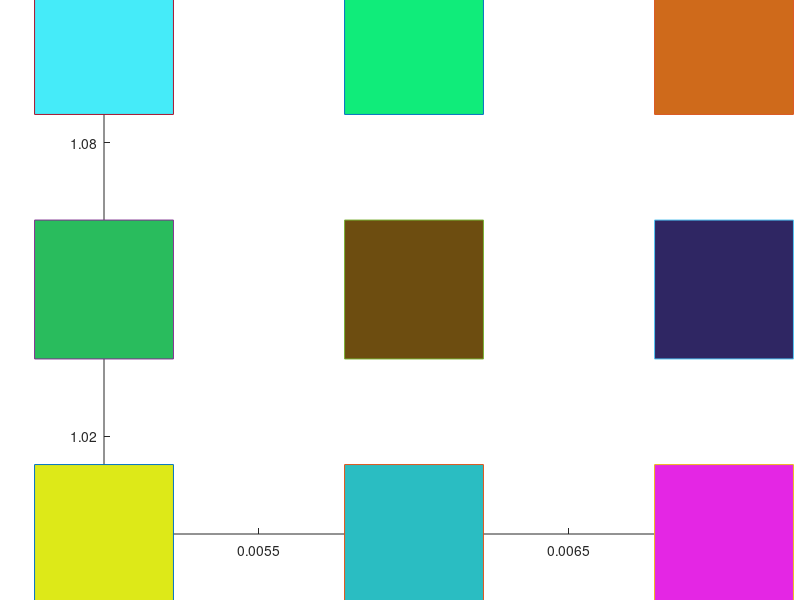
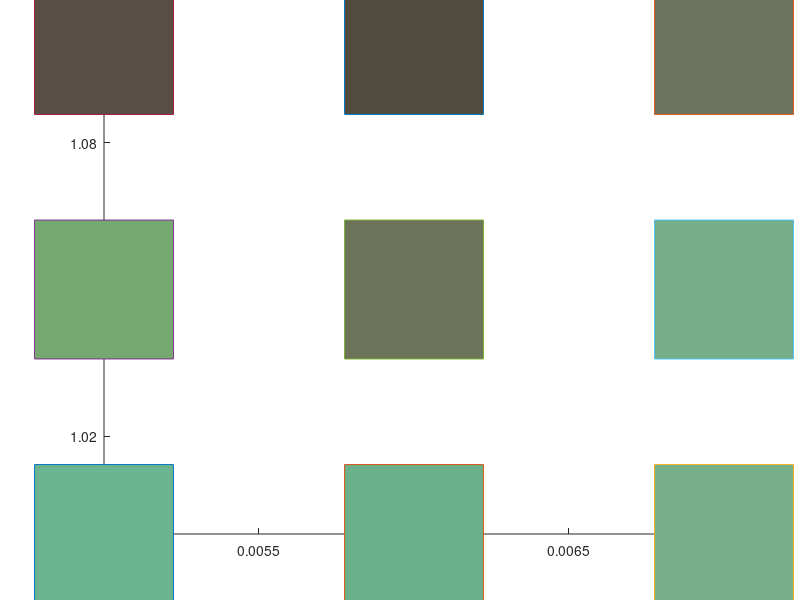

These figures' MATLAB source, in order:
clc;
clear;
T=100 ;
rd=2;
sigma_initial=0.005;
alpha_initial=0.1;
number_of_vectors=9;
number_of_neuorn_inputs=27;
neighbour_radius_initial=number_of_vectors/2;

%{
    for v=1:9 %number of input neuorns 
       for x=1:3
       l=input('x ');
        I(x,v)=l;
        
       end
       
end

disp(I)
%}
    
 sprev=rng(1,'v5uniform')
     I=rand(3,9)
figure(1);
title('before clustering');
hold on;

plot(0.005,1,'-s','MarkerSize',100,...
    'MarkerFaceColor',[ I(1,1) I(2,1) I(3,1)]);

plot(0.006,1,'-s','MarkerSize',100,...
    'MarkerFaceColor',[I(1,2) I(2,2) I(3,2)]);

plot(0.007,1,'-s','MarkerSize',100,...
    'MarkerFaceColor',[I(1,3) I(2,3) I(3,3)]);

plot(0.005,1.05,'-s','MarkerSize',100,...
    'MarkerFaceColor',[I(1,4) I(2,4) I(3,4)]);

plot(0.006,1.05,'-s','MarkerSize',100,...
    'MarkerFaceColor',[I(1,5) I(2,5) I(3,5)]);

plot(0.007,1.05,'-s','MarkerSize',100,...
    'MarkerFaceColor',[I(1,6) I(2,6) I(3,6)]);

plot(0.005,1.1,'-s','MarkerSize',100,...
    'MarkerFaceColor',[I(1,7) I(2,7) I(3,7)]);

plot(0.006,1.1,'-s','MarkerSize',100,...
    'MarkerFaceColor',[I(1,8) I(2,8) I(3,8)]);

plot(0.007,1.1,'-s','MarkerSize',100,...
    'MarkerFaceColor',[I(1,9) I(2,9) I(3,9)]);
 
hold off;

    

    
   sprev=rng(1,'v5uniform')
    
     R=rand(3,3)
            G=rand(3,3)
             B=rand(3,3)
    
    
    
    
for t=1:T
    alpha=alpha_initial*(1-t/T);
    sigma=sigma_initial*(1-t/T);
    max_neighbour_radius=round(neighbour_radius_initial*(1-t/T));
    for n=1:9
        for i=1:3
            for j=1:3
                D(i,j)=sqrt((I(1,n)-R(i,j))^2+(I(2,n)-R(i,j))^2+(I(3,n)-R(i,j))^2);
                
            end
        end
        disp('this is differences matrix');
        disp(D);
        min=D(1,1);
        for i=1:3
            for j=1:3
                if(j+1==4)
                      if ((D(i,j)<=D(i,j-1)) && (D(i,j)<=min))
                          min=D(i,j);
                          m=i;
                          c=j;
                          
                      end
                
                elseif ((j-1>=1))
                 if ((D(i,j)<=D(i,j-1)) && (D(i,j)<=min) && (D(i,j)<=D(i,j+1)))
                          min=D(i,j);
                          m=i;
                          c=j;
                          
                 end
                elseif ((i-1>=1))
                     if ((D(i,j)<=D(i,j+1)) && (D(i,j)<=min) && (D(i,j)<=D(i-1,j)))
                          min=D(i,j);
                          m=i;
                          c=j;
                          
                      end
            end 
                  end
        end
        
          % update the winning neuron
        e_factor = exp(-((m-m).^2+(c-c).^2)/2*sigma);
       R(m,c)=R(m,c)+alpha*(I(1,n)-R(m,c));
       G(m,c)=G(m,c)+alpha*(I(2,n)-G(m,c));
       B(m,c)=B(m,c)+alpha*(I(3,n)-B(m,c));
       
        % update the neighbour neurons
       for neighbour_radius=1:1:max_neighbour_radius
            jj1=m - neighbour_radius;
            jj2=c;
            if (jj1>=1) % to stay in the matrix
                e_factor = exp(-((m-jj1).^2+(c-jj2).^2)/2*sigma);
                R(jj1,jj2)=R(jj1,jj2) + alpha * e_factor * (I(1,n)-R(jj1,jj2));
                G(jj1,jj2)=G(jj1,jj2) + alpha * e_factor * (I(2,n)-G(jj1,jj2));
                B(jj1,jj2)=B(jj1,jj2) + alpha * e_factor * (I(3,n)-B(jj1,jj2));
            end
            jj1=m + neighbour_radius;
            jj2=c;
            if (jj1<=3) % to stay in the matrix
                e_factor = exp(-((m-jj1).^2+(c-jj2).^2)/2*sigma);
                  R(jj1,jj2)=R(jj1,jj2) + alpha * e_factor * (I(1,n)-R(jj1,jj2));
                G(jj1,jj2)=G(jj1,jj2) + alpha * e_factor * (I(2,n)-G(jj1,jj2));
                B(jj1,jj2)=B(jj1,jj2) + alpha * e_factor * (I(3,n)-B(jj1,jj2));
            end
            jj1=m;
            jj2=c - neighbour_radius;
            if (jj2>=1) % to stay in the matrix
             %   e_factor = exp(-((m-jj1).^2+(c-jj2).^2)/2*sigma);
                 R(jj1,jj2)=R(jj1,jj2) + alpha * e_factor * (I(1,n)-R(jj1,jj2));
                G(jj1,jj2)=G(jj1,jj2) + alpha * e_factor * (I(2,n)-G(jj1,jj2));
                B(jj1,jj2)=B(jj1,jj2) + alpha * e_factor * (I(3,n)-B(jj1,jj2));
            end
            jj1=m;
            jj2=c + neighbour_radius;
            if (jj2<=3) % to stay in the matrix
                e_factor = exp(-((m-jj1).^2+(c-jj2).^2)/2*sigma);
                 R(jj1,jj2)=R(jj1,jj2) + alpha * e_factor * (I(1,n)-R(jj1,jj2));
                G(jj1,jj2)=G(jj1,jj2) + alpha * e_factor * (I(2,n)-G(jj1,jj2));
                B(jj1,jj2)=B(jj1,jj2) + alpha * e_factor * (I(3,n)-B(jj1,jj2));
            end
        end        
    end

end
disp(D);
  disp(I);

disp('this is red');
disp(R);
disp('this is G');
disp(G);
disp('this is B');
disp(B);
RED=round(R);
GREEN=round(G);
BLUE=round(B);
disp(RED);
disp(GREEN);
disp(BLUE);
figure(2);
title('after clusering');
hold on;

plot(0.005,1,'-s','MarkerSize',100,...
    'MarkerFaceColor',[ R(1,1) G(1,1) B(1,1)]);

plot(0.006,1,'-s','MarkerSize',100,...
    'MarkerFaceColor',[R(1,2) G(1,2) B(1,2)]);

plot(0.007,1,'-s','MarkerSize',100,...
    'MarkerFaceColor',[R(1,3) G(1,3) B(1,3)]);

plot(0.005,1.05,'-s','MarkerSize',100,...
    'MarkerFaceColor',[R(2,1) G(2,1) B(2,1)]);

plot(0.006,1.05,'-s','MarkerSize',100,...
    'MarkerFaceColor',[R(2,2) G(2,2) B(2,2)]);

plot(0.007,1.05,'-s','MarkerSize',100,...
    'MarkerFaceColor',[R(2,3) G(2,3) B(2,3)]);

plot(0.005,1.1,'-s','MarkerSize',100,...
    'MarkerFaceColor',[R(3,1) G(3,1) B(3,1)]);

plot(0.006,1.1,'-s','MarkerSize',100,...
    'MarkerFaceColor',[R(3,2) G(3,2) B(3,2)]);

plot(0.007,1.1,'-s','MarkerSize',100,...
    'MarkerFaceColor',[R(3,3) G(3,3) B(3,3)]);
 
hold off;
